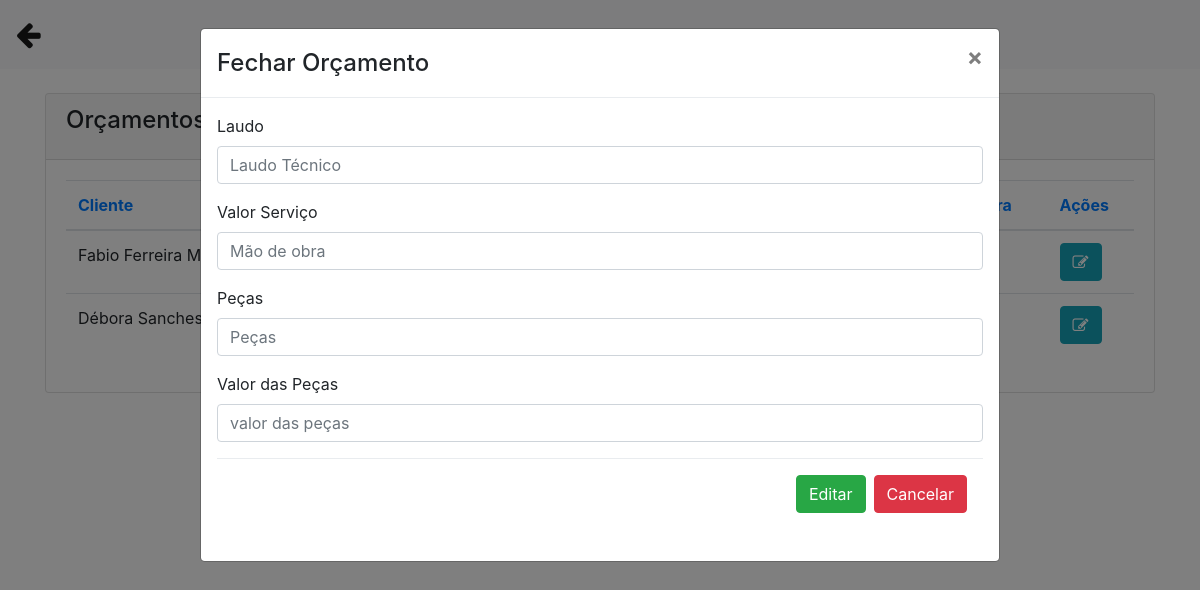
Page /fechar_orcamento.php (signed in) on the earlier database version.
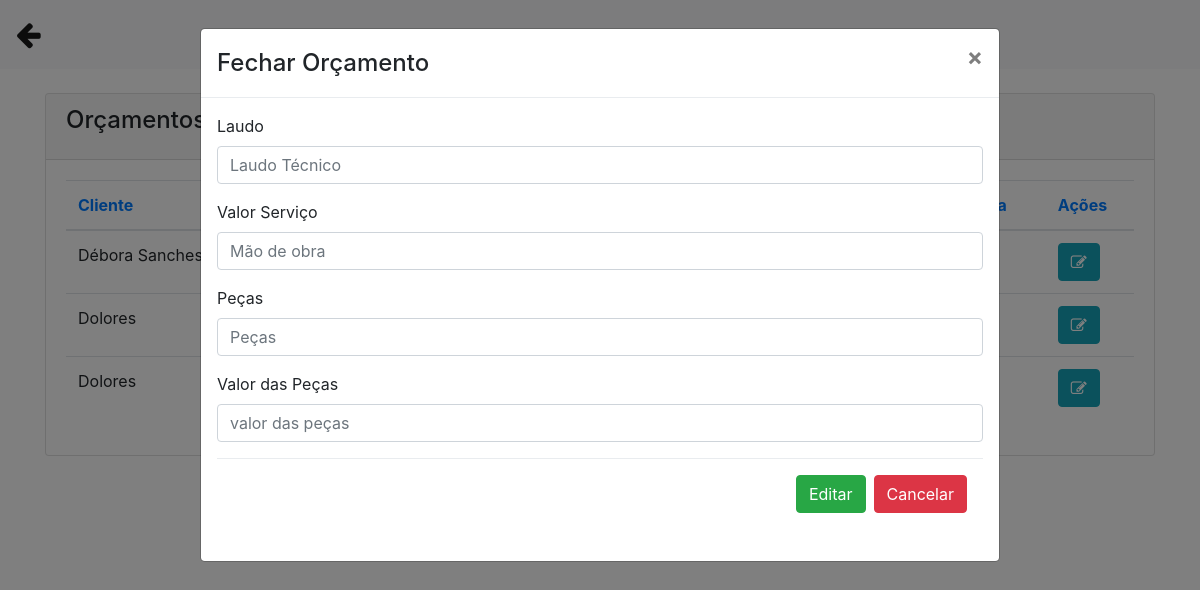
Same page on the later database version.
### tables this page shows
CREATE TABLE `orcamento` (
  `id` int(11) NOT NULL,
  `cliente` varchar(50) NOT NULL,
  `tecnico` varchar(50) NOT NULL,
  `produto` varchar(50) NOT NULL,
  `serie` varchar(100) DEFAULT NULL,
  `problema` varchar(255) NOT NULL,
  `laudo` varchar(255) DEFAULT NULL,
  `obs` varchar(255) DEFAULT NULL,
  `valor_servico` decimal(10,2) DEFAULT NULL,
  `pecas` varchar(255) DEFAULT NULL,
  `valor_pecas` decimal(10,2) DEFAULT NULL,
  `total` decimal(10,2) DEFAULT NULL,
  `desconto` decimal(10,2) DEFAULT NULL,
  `valor_total` decimal(10,2) DEFAULT NULL,
  `pgto` varchar(50) DEFAULT NULL,
  `data_abertura` date NOT NULL,
  `data_geracao` date DEFAULT NULL,
  `data_aprovacao` date DEFAULT NULL,
  `status` varchar(50) NOT NULL
);

CREATE TABLE `clientes` (
  `id` int(11) NOT NULL,
  `nome` varchar(50) NOT NULL,
  `telefone` varchar(50) NOT NULL,
  `endereco` varchar(50) NOT NULL,
  `email` varchar(50) NOT NULL,
  `cpf` varchar(50) NOT NULL,
  `data` date NOT NULL
);

### fechar_orcamento.php (the view, shortened to what the changed rows need)
<?php
include('conexao.php');
?>
<!DOCTYPE html>
<html>
<head>
 <link rel="stylesheet" href="https://stackpath.bootstrapcdn.com/bootstrap/4.1.3/css/bootstrap.min.css">
<link rel="stylesheet" href="https://cdnjs.cloudflare.com/ajax/libs/font-awesome/4.7.0/css/font-awesome.min.css">
</head>
<body>
<div class="container">
    <br>
        <div class="content">
          <div class="row">
            <div class="col-md-12">
              <div class="card">
                <div class="card-body">
                  <div class="table-responsive">
                    <?php
                      $usuario = $_SESSION['nome_usuario'];
                      if(isset($_GET['buttonPesquisar']) and $_GET['txtpesquisar'] != ''){
                        $data = $_GET['txtpesquisar'] . '%';
                          $query = "select o.id, o.cliente, o.tecnico, o.produto, o.problema, o.status, o.data_abertura, c.nome as cli_nome, f.nome as func_nome from orcamento as o INNER JOIN clientes as c on o.cliente = c.cpf INNER JOIN funcionarios as f on o.tecnico = f.id where  f.nome = '$usuario' and o.status = 'Aberto' order by o.id asc";
                      }else{
                        $query ="select o.id, o.cliente, o.tecnico, o.produto, o.valor_total, o.problema, o.status, o.data_abertura, c.nome as cli_nome, f.nome as func_nome from orcamento as o INNER JOIN clientes as c on o.cliente = c.cpf INNER JOIN funcionarios as f on o.tecnico = f.id where f.nome = '$usuario' and o.status = 'Aberto' order by o.id asc";
                      }
                      $result = mysqli_query($conexao, $query);
                      $row = mysqli_num_rows($result);
                      if($row == ''){
                          echo "<h3> Não existem dados cadastrados no banco </h3>";
                      }else{
                          ?>
                    <table class="table">
                      <thead class=" text-primary">
                        <th>
                          Cliente
                        </th>
                        <th>
                        </th>
                        <th>
                        </th>
                          <th>
                        </th>
                          <th>
                        </th>
                          <th>
                          Ações
                        </th>
                      </thead>
                      <tbody>
                        <?php
                        while($res_1 = mysqli_fetch_array($result)){
                          $cliente = $res_1["cli_nome"];
                          $tecnico = $res_1["func_nome"];
                          $produto = $res_1["produto"];
                          $defeito = $res_1["problema"];
                          $data_abertura = $res_1["data_abertura"];
                          $id = $res_1["id"];
                          $data2 = implode('/', array_reverse(explode('-', $data_abertura)));
                          ?>
                          <tr>
                            <td><?php echo $cliente; ?></td>
                            <td><?php echo $tecnico; ?></td>
                            <td><?php echo $produto; ?></td>
                            <td><?php echo $defeito; ?></td>
                            <td><?php echo $data2; ?></td>
                            <td>
                              <a class="btn btn-info" href="fechar_orcamento.php?func=edita&id=<?php echo $id; ?>"><i class="fa fa-pencil-square-o"></i></a>
                            </td>
                          </tr>
                          <?php
                            }
                          ?>
                      </tbody>
                    </table>
                        <?php
                            }
                          ?>
                </div>
            </div>
          </div>
        </div>
</div>
</body>
</html>

Differences in the rows shown:
no longer on this page (row edited): orcamento: clientes.nome "Fabio Ferreira Miranda"
added orcamento: clientes.nome "Dolores"
added orcamento: clientes.nome "Dolores"
